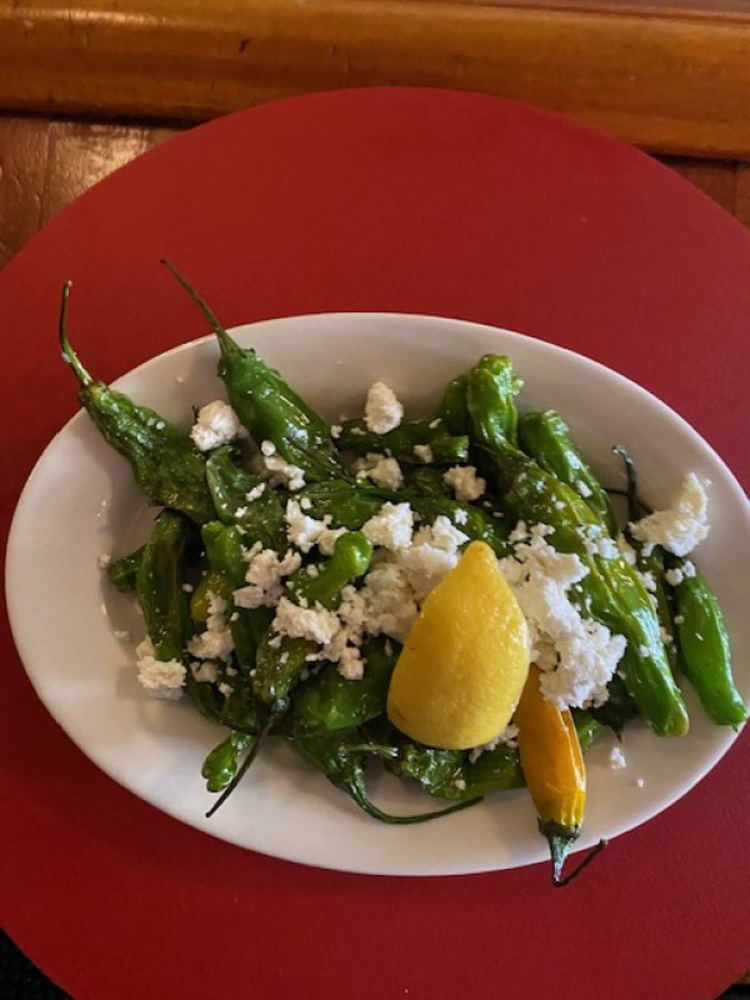
#> input picture src/74_7b09708c0545c787e0f005f08566e7-orig.jpg, 1500 x 2000 px (shown at 1/2 size)
$ python build-stills.py
#> lines starting #> are read from the running program, lines starting #| are printed output that depends on the picture
#!/usr/bin/env python3
# Stills: centre crops of Red Dot's photos, resized DOWN only; 1x/2x/3x for srcset x-descriptors.
from PIL import Image
S='src/'
J=[('shishito','74_7b09708c0545c787e0f005f08566e7-orig.jpg',460,613),
   ('salmon','68_d714926ba5453cb10c42284d2e1139-orig.jpg',360,360),
   ('frenchtoast','7b_c416e565a846d984342cb7c08449b2-orig.jpg',360,360),
   ('benedict-grey','7f_f7608e0ed948bc98647c2a9f19d1d0-orig.jpg',360,360),
   ('turkey','34_1104330dee4d289bbec3f869ba2ef0-orig.jpg',360,360)]
for n,f,w,h in J:
  im=Image.open(S+f).convert('RGB');W,H=im.size
#> further down, im is the input picture: PIL image 1500x2000 RGB; mean R, G, B 123, 68.7, 47.2
#> after `W, H = im.size`: W = 1500; H = 2000
  for k in (1,2,3):
    fw,fh=w*k,h*k; r=min(W/fw,H/fh); assert r>=1,(n,k)
    cw,ch=fw*r,fh*r; x=(W-cw)/2;y=(H-ch)/2
    im.resize((fw,fh),Image.LANCZOS,box=(x,y,x+cw,y+ch)).save(f'img/{n}-{k}x.webp','WEBP',quality=78,method=5)
#> this loop made 3 passes
#> pass 1, `im.resize((fw,fh),Image.LANCZOS,box=(x,y,x+cw,y+ch)).save(f'img/{n}-{k..`:
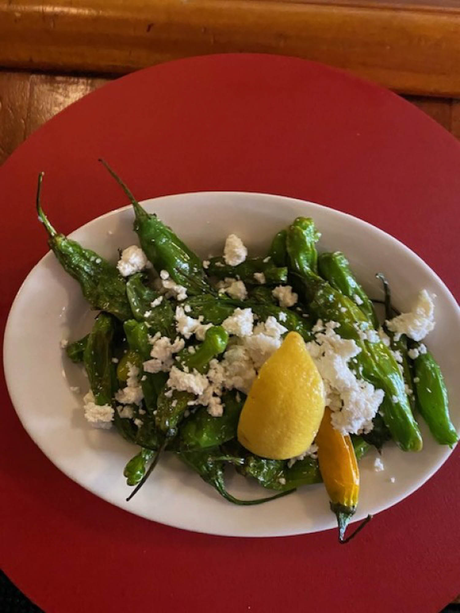
#> saved as shishito-1x.webp: PIL image 460x613 RGB; mean R, G, B 123, 68.7, 47.3
  print(n,w,h)
#> pass 2 of the loop `for n,f,w,h in J:`:
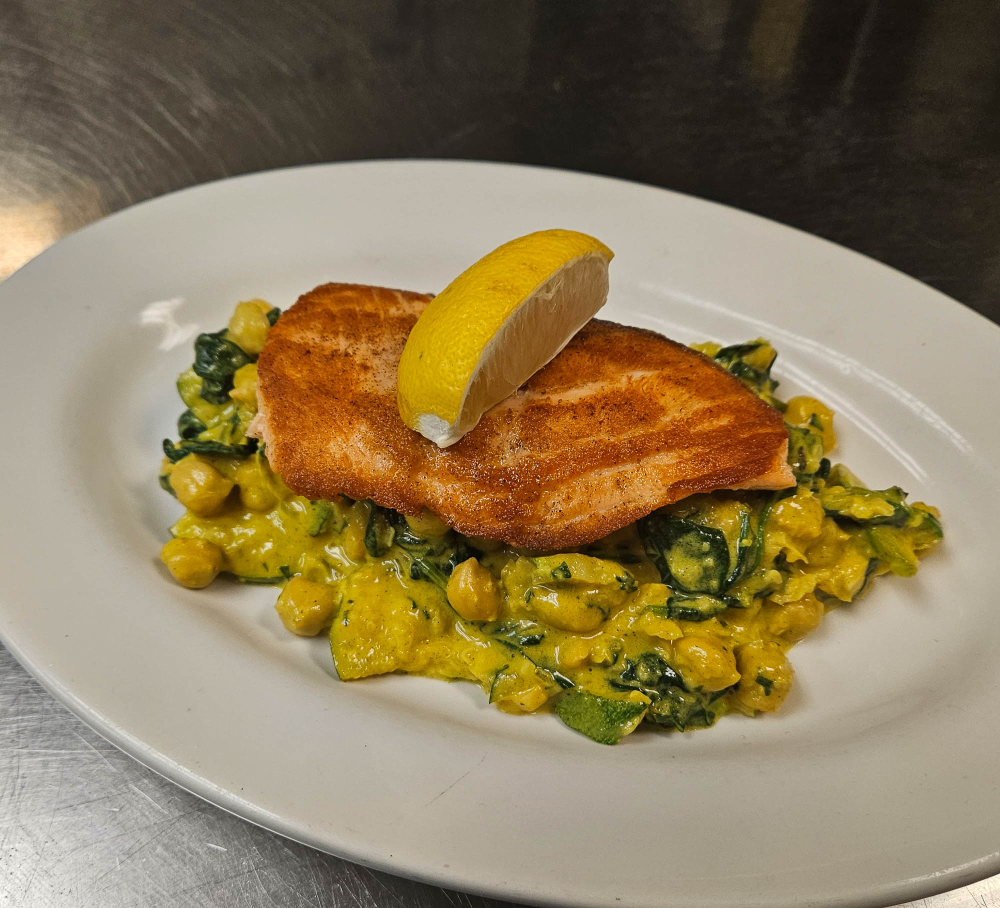
#> input picture src/68_d714926ba5453cb10c42284d2e1139-orig.jpg, 2000 x 1816 px (shown at 1/2 size)
#> im is the input picture: PIL image 2000x1816 RGB; mean R, G, B 140.9, 124, 90.7
#> the loop `for k in (1,2,3):` made 3 passes
#> pass 1, `im.resize((fw,fh),Image.LANCZOS,box=(x,y,x+cw,y+ch)).save(f'img/{n}-{k..`:
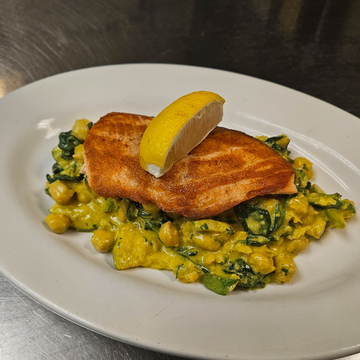
#> saved as salmon-1x.webp: PIL image 360x360 RGB; mean R, G, B 139.9, 122.1, 86.9
#> pass 3 of the loop `for n,f,w,h in J:`:
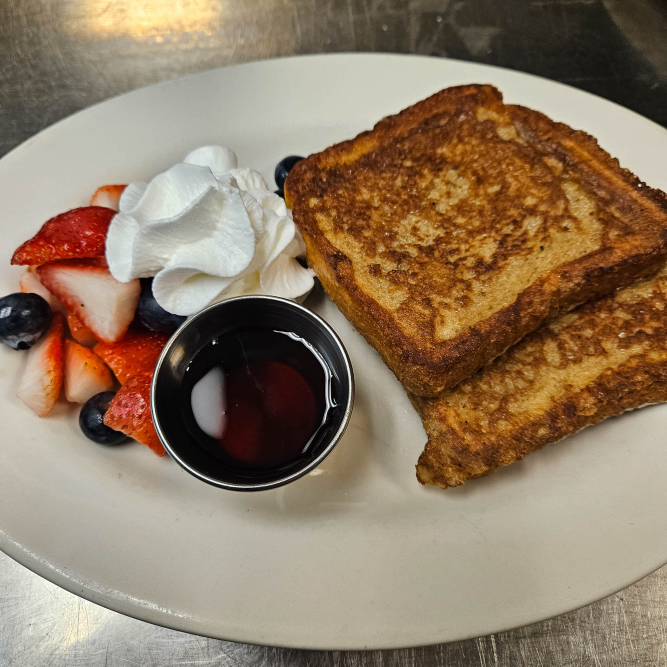
#> input picture src/7b_c416e565a846d984342cb7c08449b2-orig.jpg, 2000 x 2000 px (shown at 1/3 size)
#> im is the input picture: PIL image 2000x2000 RGB; mean R, G, B 144.2, 123.5, 100.5
#> the loop `for k in (1,2,3):` made 3 passes
#> pass 1, `im.resize((fw,fh),Image.LANCZOS,box=(x,y,x+cw,y+ch)).save(f'img/{n}-{k..`:
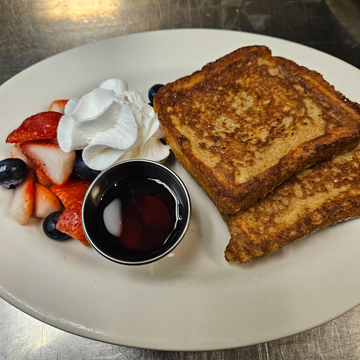
#> saved as frenchtoast-1x.webp: PIL image 360x360 RGB; mean R, G, B 144.2, 123.5, 100.5
#> pass 2, `im.resize((fw,fh),Image.LANCZOS,box=(x,y,x+cw,y+ch)).save(f'img/{n}-{k..`:
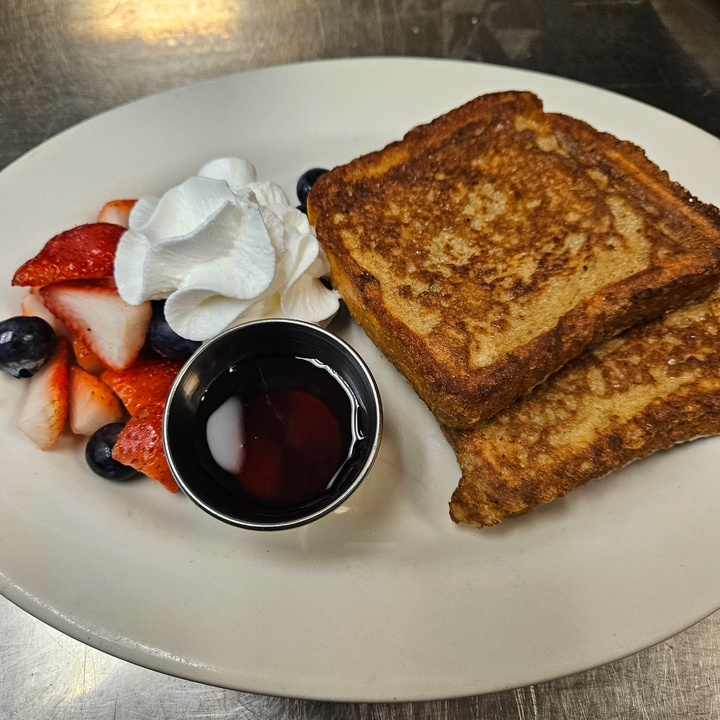
#> saved as frenchtoast-2x.webp: PIL image 720x720 RGB; mean R, G, B 144.2, 123.5, 100.5
#> the loop made 5 passes; the first 3 are shown
